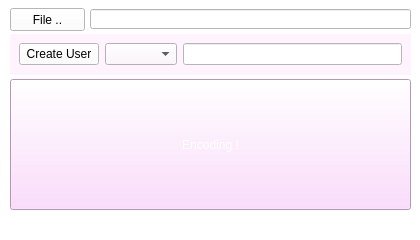
<?xml version="1.0" encoding="UTF-8"?>
<ui version="4.0">
 <class>MainWindow</class>
 <widget class="QMainWindow" name="MainWindow">
  <property name="geometry">
   <rect>
    <x>0</x>
    <y>0</y>
    <width>420</width>
    <height>240</height>
   </rect>
  </property>
  <property name="windowTitle">
   <string>MainWindow</string>
  </property>
  <property name="styleSheet">
   <string notr="true">background-color: rgb(255, 255, 255);
font: 25 9pt &quot;나눔스퀘어라운드 Light&quot;;</string>
  </property>
  <widget class="QWidget" name="centralwidget">
   <widget class="QPushButton" name="btn_file">
    <property name="geometry">
     <rect>
      <x>10</x>
      <y>8</y>
      <width>75</width>
      <height>23</height>
     </rect>
    </property>
    <property name="text">
     <string>File ..</string>
    </property>
   </widget>
   <widget class="QLineEdit" name="txt_file">
    <property name="geometry">
     <rect>
      <x>90</x>
      <y>9</y>
      <width>321</width>
      <height>20</height>
     </rect>
    </property>
   </widget>
   <widget class="QPushButton" name="btn_encoding">
    <property name="geometry">
     <rect>
      <x>10</x>
      <y>79</y>
      <width>401</width>
      <height>131</height>
     </rect>
    </property>
    <property name="whatsThis">
     <string>&lt;html&gt;&lt;head/&gt;&lt;body&gt;&lt;p&gt;ㅇㅇㅇ&lt;/p&gt;&lt;/body&gt;&lt;/html&gt;</string>
    </property>
    <property name="styleSheet">
     <string notr="true">background-color: rgb(254, 210, 255);
color: rgb(255, 255, 255);
font: 25 20pt &quot;나눔스퀘어라운드 Light&quot;;</string>
    </property>
    <property name="text">
     <string>Encoding !</string>
    </property>
   </widget>
   <widget class="QFrame" name="horizontalFrame">
    <property name="geometry">
     <rect>
      <x>10</x>
      <y>34</y>
      <width>401</width>
      <height>41</height>
     </rect>
    </property>
    <property name="styleSheet">
     <string notr="true">background-color: rgb(255, 243, 253);</string>
    </property>
    <layout class="QHBoxLayout" name="horizontalLayout">
     <item>
      <widget class="QPushButton" name="btn_createUser">
       <property name="styleSheet">
        <string notr="true">background-color: rgb(255, 255, 255);</string>
       </property>
       <property name="text">
        <string>Create User</string>
       </property>
      </widget>
     </item>
     <item>
      <widget class="QComboBox" name="txt_getID"/>
     </item>
     <item>
      <widget class="QLineEdit" name="txt_getSalt">
       <property name="styleSheet">
        <string notr="true">background-color: rgb(255, 255, 255);</string>
       </property>
      </widget>
     </item>
    </layout>
   </widget>
  </widget>
  <widget class="QMenuBar" name="menubar">
   <property name="geometry">
    <rect>
     <x>0</x>
     <y>0</y>
     <width>420</width>
     <height>19</height>
    </rect>
   </property>
  </widget>
  <widget class="QStatusBar" name="statusbar"/>
 </widget>
 <resources/>
 <connections/>
</ui>
